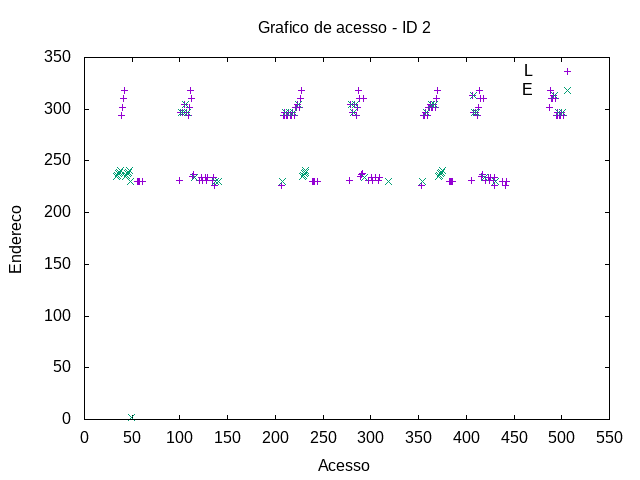

Write the gnuplot code that produced this figure.
set term png
set output "/tmp/pokerest/pokerest-acesso-2.png"
set title "Grafico de acesso - ID 2"
set xlabel "Acesso"
set ylabel "Endereco"
plot "/tmp/pokerest/pokerest-acesso-0-2.gpdat" u 2:4 w points t "L", "/tmp/pokerest/pokerest-acesso-1-2.gpdat" u 2:4 w points t "E"
